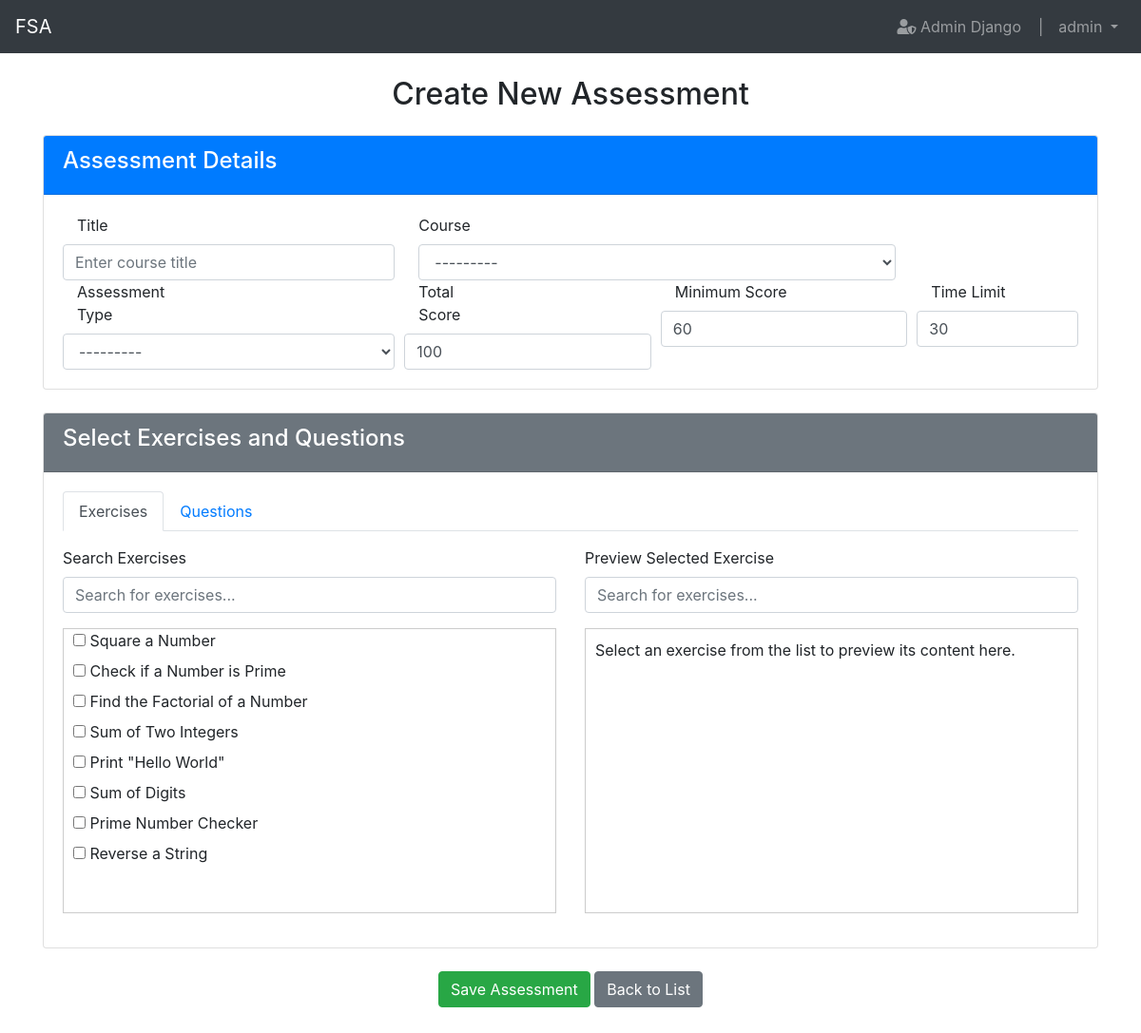
Screenshot of /assessments/create/ (signed in) with the database file from the repository.
### user/models.py (models this page shows)
class User(AbstractUser):
    date_joined = models.DateTimeField(auto_now_add=True)
    training_programs = models.ManyToManyField(TrainingProgram)
    modules = models.ManyToManyField(Module, related_name='assigned_users', blank=True)
    groups = models.ManyToManyField(
        Group,
        blank=True,
        help_text='The groups this user belongs to.',
        verbose_name='groups',
        related_name='custom_user_groups',
    )
    user_permissions = models.ManyToManyField(
        Permission,
        blank=True,
        help_text='Specific permissions for this user.',
        verbose_name='user permissions',
        related_name='custom_user_permissions',
    )

### exercises/models.py (models this page shows, shortened)
class Exercise(models.Model):
    LANGUAGE_CHOICES = [
        ('python', 'Python'),
        ('java', 'Java'),
        ('c', 'C'),
    ]
    title = models.CharField(max_length=200)
    description = models.TextField()
    language = models.CharField(max_length=10,
                                choices=LANGUAGE_CHOICES,
                                default='python')
    test_cases = models.TextField(help_text="Define test cases as Python/Java/C code")

### assessments/views.py (the view)
# urls.py: path('create/', views.assessment_create, name='assessment_create'),
@login_required
def assessment_create(request):
    query = request.GET.get('search', '')
    exercises = Exercise.objects.filter(title__icontains=query)  # Filter exercises based on search query
    questions = Question.objects.filter(question_text__icontains=query)  # Filter questions based on search query
    paginator = Paginator(exercises, 5)
    page_number = request.GET.get('page')
    page_obj = paginator.get_page(page_number)
    if request.method == 'POST':
        form = AssessmentForm(request.POST)
        selected_exercises = request.POST.getlist('exercises')  # Get selected exercises from form
        selected_questions = request.POST.getlist('questions')  # Get selected questions from the form
        if form.is_valid():
            assessment = form.save(commit=False)
            assessment.created_by = request.user
            assessment.save()
            form.save_m2m()  # Save ManyToMany relationships
            for exercise_id in selected_exercises:
                exercise = get_object_or_404(Exercise, id=exercise_id)
                assessment.exercises.add(exercise)  # Add the exercises to assessment
            for question_id in selected_questions:
                question = get_object_or_404(Question, id=question_id)
                assessment.questions.add(question)  # Add questions to the assessment
            messages.success(request, 'Assessment created successfully with exercises!')
            return redirect('assessment:assessment_list')
    else:
        form = AssessmentForm()
    return render(request, 'assessment/assessment_form.html', {
        'form': form,
        'exercises': exercises,
        'questions': questions,
        'page_obj': page_obj,
        'selected_exercises': [],  # Initially no exercises selected
        'selected_questions': [],  # Initially no questions selected
        'search': query
    })

### assessments/forms.py
class AssessmentForm(forms.ModelForm):
    class Meta:
        model = Assessment
        fields = ['title', 'course', 'assessment_type', 'total_score', 'qualify_score', 'time_limit', 'exercises', 'questions']#'due_date',
        widgets = {
            'title': forms.TextInput(attrs={'class': 'form-control', 'placeholder': 'Enter course title'}),
            'course': forms.Select(attrs={'class': 'form-control', 'style': 'width: 100%;'}),
            'assessment_type': forms.Select(attrs={'class': 'form-control', 'placeholder': 'Select assessment type'}),
            'total_score': forms.NumberInput(attrs={'class': 'form-control', 'placeholder': 'Enter total score'}),
            'qualify_score': forms.NumberInput(attrs={'class': 'form-control', 'placeholder': 'Enter minimum score to qualify'}),
            'time_limit': forms.NumberInput(attrs={'class': 'form-control', 'placeholder': 'Enter time limit for assessment'}),
            'exercises': forms.CheckboxSelectMultiple(),
            'questions': forms.CheckboxSelectMultiple(),
        }

### assessments/models.py (called while the page is built)
    def __str__(self):
        return self.type_name

### course/models.py (called while the page is built)
    def __str__(self):
        return self.course_name

### assessments/templates/assessment/assessment_form.html (shortened to what this page needs)
{% extends "base.html" %}
{% block content %}
<div class="container mt-4">
    <h2 class="text-center mb-4">{% if assessment %}Edit Assessment{% else %}Create New Assessment{% endif %}</h2>
    <form method="POST" id="assessment-form" class="mb-5">
        <div class="card mb-4">
            <div class="card-header bg-primary text-white">
                <h4>Assessment Details</h4>
            </div>
            <div class="card-body">
                <div class="form-row">
                    <div class="col-md-4">
                        <label for="id_title" class="form-label col-md-5">Title</label>
                        {{ form.title }}
                    </div>
                    <div class="col-md-8">
                        <label for="id_course" class="form-label col-md-5">Course</label>
                        <div class="col-md-9">
                            {{ form.course }}
                        </div>
                    </div>
                </div>
                <div class="form-row">
                    <div class="col-md-4">
                        <label for="id_assessment_type" class="form-label col-md-5">Assessment Type</label>
                        {{ form.assessment_type }}
                    </div>
                    <div class="col-md-3">
                        <label for="id_total_score" class="form-label col-md-5">Total Score</label>
                        {{ form.total_score }}
                    </div>
                    <div class="col-md-3">
                        <label for="id_qualify_score" class="form-label col-md-8">Minimum Score</label>
                        {{ form.qualify_score }}
                    </div>
                    <div class="col-md-2">
                        <label for="id_time_limit" class="form-label col-md-8">Time Limit</label>
                        {{ form.time_limit }}
                    </div>
                </div>
            </div>
        </div>
        <div class="card mb-4">
            <div class="card-header bg-secondary text-white">
                <h4>Select Exercises and Questions</h4>
            </div>
            <div class="card-body">
                <ul class="nav nav-tabs" id="exerciseQuestionTabs" role="tablist">
                    <li class="nav-item" role="presentation">
                        <a class="nav-link active" id="exercises-tab" data-bs-toggle="tab" href="#exercises" role="tab" aria-controls="exercises" aria-selected="true">Exercises</a>
                    </li>
                    <li class="nav-item" role="presentation">
                        <a class="nav-link" id="questions-tab" data-bs-toggle="tab" href="#questions" role="tab" aria-controls="questions" aria-selected="false">Questions</a>
                    </li>
                </ul>
                <div class="tab-content mt-3" id="exerciseQuestionTabContent">
                    <div class="tab-pane fade show active" id="exercises" role="tabpanel" aria-labelledby="exercises-tab">
                        <div class="row">
                            <div class="col-md-6">
                                <div class="mb-3">
                                    <label for="search-exercises" class="form-label">Search Exercises</label>
                                    <input type="text" id="search-exercises" class="form-control" placeholder="Search for exercises..." onkeyup="filterExercises()">
                                </div>
                                <div class="exercise-list" id="exercise-list" style="height: 300px; overflow-y: auto; border: 1px solid #ccc;">
                                    {% for exercise in exercises %}
                                        <div class="exercise-item" style="cursor: pointer; padding-left: 10px;">
                                            <input type="checkbox" name="exercises" value="{{ exercise.id }}" id="exercise-{{ exercise.id }}"
                                                {% if exercise.id in selected_exercises %}checked{% endif %}>
                                            <label for="exercise-{{ exercise.id }}">{{ exercise.title }}</label>
                                        </div>
                                    {% endfor %}
                                </div>
                            </div>
                            <div class="col-md-6">
                                <div class="mb-3">
                                    <div class="mb-3">
                                        <label for="search-exercises2" class="form-label">Preview Selected Exercise</label>
                                        <input type="text" id="search-exercises2" class="form-control" placeholder="Search for exercises..." >
                                    </div>
                                    <div id="exercise-content" style="height: 300px; overflow-y: auto; border: 1px solid #ccc; padding: 10px;">
                                        <p>Select an exercise from the list to preview its content here.</p>
                                    </div>
                                </div>
                            </div>
                        </div>
                    </div>
                </div>
            </div>
        </div>
        <div class="text-center">
            <button type="submit" class="btn btn-success">Save Assessment</button>
            <a href="{% url 'assessment:assessment_list' %}" class="btn btn-secondary">Back to List</a>
        </div>
    </form>
</div>
{% endblock %}

### main/templates/base.html (shortened to what this page needs)
<!DOCTYPE html>
<html lang="en">
<head>
    <link rel="stylesheet" href="https://maxcdn.bootstrapcdn.com/bootstrap/4.5.2/css/bootstrap.min.css">
    <link rel="stylesheet" href="https://cdnjs.cloudflare.com/ajax/libs/font-awesome/5.15.4/css/all.min.css">
</head>
<body>
    <nav class="navbar navbar-expand-lg navbar-dark bg-dark">
        <a class="navbar-brand" href="{% url 'main:home' %}">FSA</a>
        <div class="collapse navbar-collapse">
                {% if request.user.is_authenticated %}
            <ul class="navbar-nav ml-auto">
                <li class="nav-item">
                    <a class="nav-link" href="{% url 'admin:index' %}" target="_blank">
                        <i class="fas fa-user-shield"></i> Admin Django &nbsp;&nbsp;&nbsp;|
                    </a>
                </li>
                <li class="nav-item dropdown">
                    <a class="nav-link dropdown-toggle" href="#" id="navbarDropdown" role="button" data-toggle="dropdown" aria-haspopup="true" aria-expanded="false">
                        {{ request.user.get_full_name|default:request.user.username }}
                    </a>
                </li>
                {% else %}
                <li class="nav-item"><a class="nav-link" href="{% url 'main:register_email' %}">Register</a></li>
                <li class="nav-item"><a class="nav-link" href="{% url 'main:login' %}">Login</a></li>
                {% endif %}
            </ul>
        </div>
    </nav>
    <div class="container-fluid mt-4">
        {% block content %}{% endblock %}
    </div>
</body>
</html>

### rows the page displays
User: user.get_full_name "admin"
Exercise: title "Square a Number"
Exercise: title "Check if a Number is Prime"
Exercise: title "Find the Factorial of a Number"
Exercise: title "Sum of Two Integers"
Exercise: title "Print \"Hello World\""
Exercise: title "Sum of Digits"
Exercise: title "Prime Number Checker"
Exercise: title "Reverse a String"
